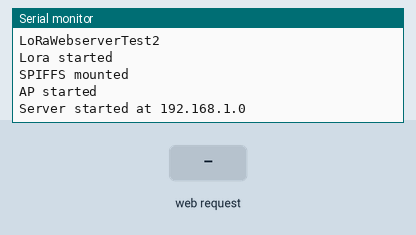
A sketch run on a simulated ESP32. Parts: the last lines printed to the serial monitor. The test bench sets the inputs (shaded band). Storage starts empty; no radio packets arrive unless stated.

Above: at 1.4 s.
1.5 s: HTTP request GET /m?message=1 received
At 2.8 s:
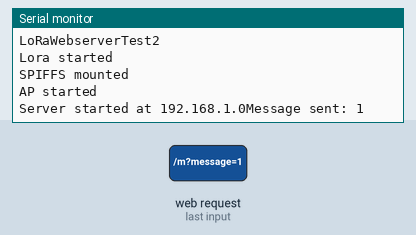
3.1 s: HTTP request GET /m?message=0 received
At 4.3 s:
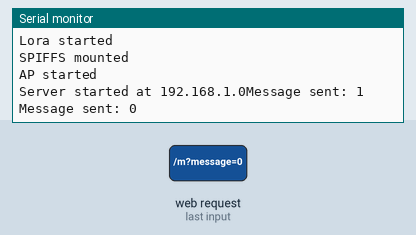

The sketch:

LoraWebserverTest2.ino
```cpp
#include "WiFi.h"
#include "ESPAsyncWebServer.h"
#include "AsyncTCP.h"
#include "SPIFFS.h"
#include <SPI.h>
#include <LoRa.h>
#include <Wire.h>

#define SCK     5    // GPIO5  -- SX1278's SCK
#define MISO    19   // GPIO19 -- SX1278's MISnO
#define MOSI    27   // GPIO27 -- SX1278's MOSI
#define SS      18   // GPIO18 -- SX1278's CS
#define RST     14   // GPIO14 -- SX1278's RESET
#define DI0     26   // GPIO26 -- SX1278's IRQ(Interrupt Request)
#define BAND  868E6

const char* ssid = "LoRaMessenger";
String message;
IPAddress local_IP(192, 168, 1, 0);
IPAddress gateway(10, 1, 1, 1);
IPAddress subnet(255, 255, 255, 0);

AsyncWebServer server(80);

void setup() {
  Serial.begin(115200);
  Serial.println("\n\n\n----------------------------------------");
  Serial.println("LoRaWebserverTest2");

  SPI.begin(SCK, MISO, MOSI, SS);
  LoRa.setPins(SS, RST, DI0);
  if (!LoRa.begin(868E6)) {
    Serial.println("Starting LoRa failed!");
    while (1);
  }
  Serial.println("Lora started");

  if (!SPIFFS.begin(true)) {
    Serial.println("An Error has occurred while mounting SPIFFS");
    return;
  }
  Serial.println("SPIFFS mounted");

  if (!WiFi.softAP(ssid)) {
    Serial.println("An Error has occured while starting the AP");
  }
  Serial.println("AP started");
  delay(200);
  WiFi.softAPConfig(local_IP, gateway, subnet);

  server.on("/", HTTP_GET, [](AsyncWebServerRequest * request) {
    request->send(SPIFFS, "/index.html");
  });

  server.on("/m", HTTP_GET, [] (AsyncWebServerRequest * request) {
    if (request->hasParam("message")) {
      message = request->getParam("message")->value();
      LoRaSend(message);
      request->send(200, "text/html", "Your message has been sent!:\n"
                    + message + "<br><a href=\"/\">Return to Home Page</a>");
    } else {
      request->send(404, "text/plain", "Not found");
    }
  });

  server.begin();
  Serial.print("Server started at 192.168.1.0");
}

void loop() {
}

void LoRaSend(String messageSend) {
  LoRa.beginPacket();
  LoRa.print("Message: "); LoRa.print(messageSend);
  LoRa.endPacket();
  Serial.print("Message sent: "); Serial.println(message);
}
```

Measured:
- after the input at 1.5 s, the serial monitor: prints a new line after 0.10 s (image 1)
- after the input at 3.1 s, the serial monitor: prints a new line after 0.10 s (image 2)
